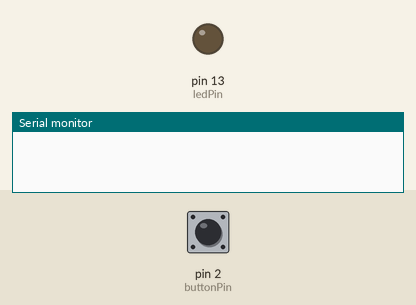
A sketch run on a simulated Arduino Uno, built with avr-gcc and run on an emulated ATmega328P. Parts: output pins drawn as LEDs (lit = HIGH), the last lines printed to the serial monitor. Inputs (shaded band) come from the test bench; at power-on: pin 2 (buttonPin) LOW.

Above: at 1.2 s.
1.3 s: pin 2 (buttonPin) pulled HIGH for 0.15 s
At 2.2 s:
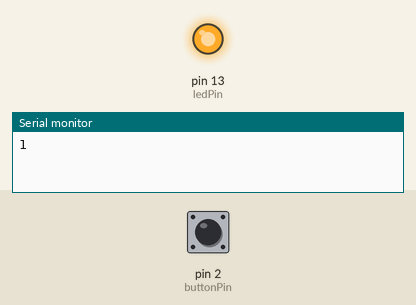
2.9 s: pin 2 (buttonPin) pulled HIGH for 1 s
At 3.4 s:
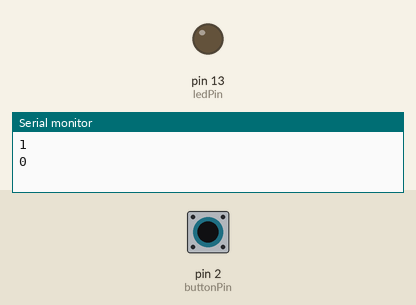
5.4 s: pin 2 (buttonPin) pulled HIGH for 3.2 s
At 6.5 s:
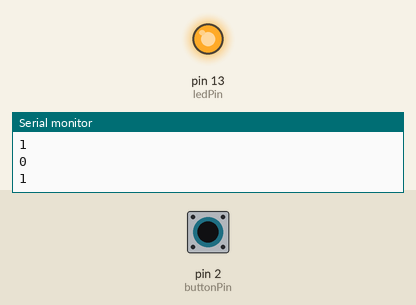
Timing chart, 0 to 8.4 s (numbered marks = the images above; inputs shaded):
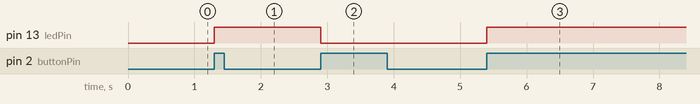

Measured:
- after the input at 1.3 s, pin 13 (ledPin): LOW → HIGH at once
- after the input at 2.9 s, pin 13 (ledPin): HIGH → LOW at once
- after the input at 5.4 s, pin 13 (ledPin): LOW → HIGH at once

The sketch:

q.ino
```cpp
const int ledPin = 13;     // Pin connected to the LED
const int buttonPin = 2;   // Pin connected to the push button
bool ledState = false;     // Current LED state
bool buttonState = false;  // Current button state
bool lastButtonState = false; // Previous button state

unsigned long lastToggleTime = 0;

void setup() {
  Serial.begin(9600);
  pinMode(ledPin, OUTPUT);
  pinMode(buttonPin, INPUT);
  digitalWrite(ledPin, LOW);
}

void loop() {
  // Read the button state
  buttonState = digitalRead(buttonPin);

  // Check if the button state has changed
  if (buttonState != lastButtonState) {
    // If the button is pressed
    if (buttonState == HIGH) {
      ledState = !ledState;  // Toggle the LED state
      digitalWrite(ledPin, ledState ? HIGH : LOW);  // Turn LED on/off based on ledState
      Serial.println(ledState);  // Send the LED state back to the client
    }
    delay(50);  // Delay to debounce the button
  }

  lastButtonState = buttonState;

  // Check if there is serial data available
  if (Serial.available() > 0) {
    char command = Serial.read();
    if (command == '0') {
      ledState = false;  // Turn off the LED
    } else if (command == '1') {
      ledState = true;   // Turn on the LED
    }
    digitalWrite(ledPin, ledState ? HIGH : LOW);  // Turn LED on/off based on ledState
    Serial.println(ledState);  // Send the LED state back to the client

  }
}
```
